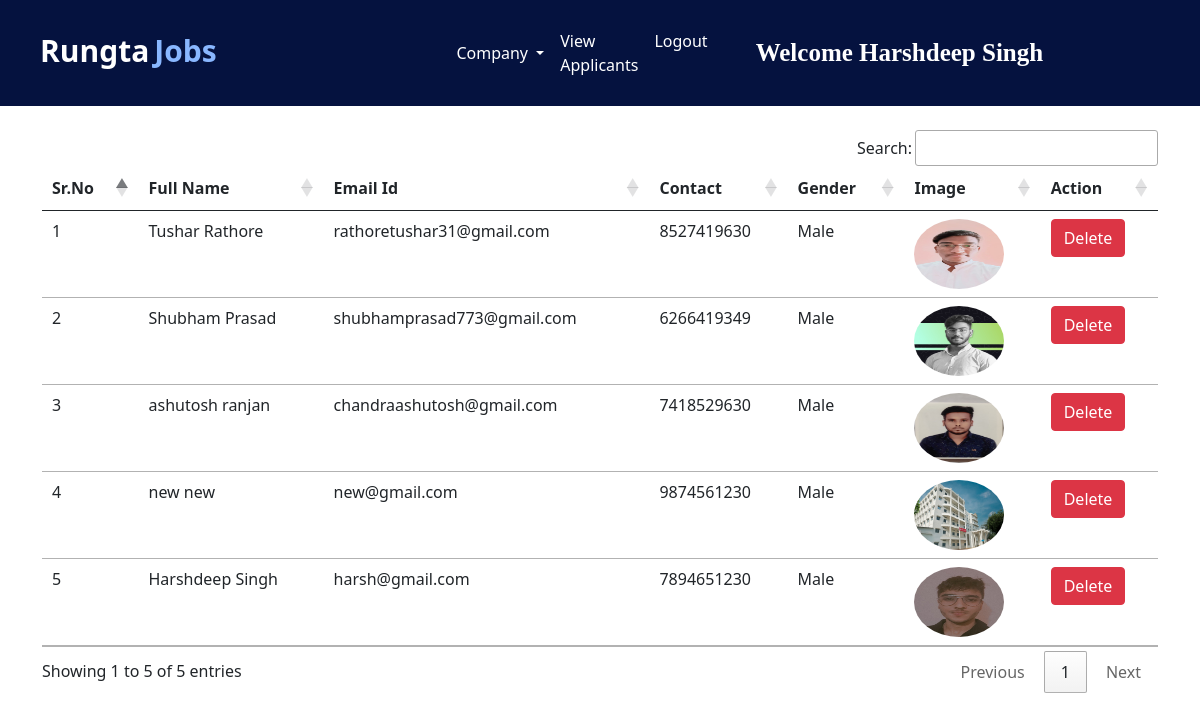
The app's page /view_applicants/ (signed in) with its own data.
### jobs/models.py (models this page shows, shortened)
class Applicant(models.Model):
    user = models.ForeignKey(User, on_delete=models.CASCADE)
    phone = models.CharField(max_length=10)
    image = models.ImageField(upload_to="")
    gender = models.CharField(max_length=10)
    type = models.CharField(max_length=15)

### jobs/views.py (the view)
# urls.py: path("view_applicants/", views.view_applicants, name="view_applicants"),
def view_applicants(request):
    if not request.user.is_authenticated:
        return redirect("/admin_login")
    applicants = Applicant.objects.all()
    return render(request, "view_applicants.html", {'applicants':applicants})

### jobs/templates/view_applicants.html (shortened to what this page needs)
{% extends 'admin_navbar.html' %}
{% block view_applicants %} active {% endblock %}
{% block body %}
<div class="container mt-4">
<table class="table table-hover" id="example">
    <thead>
        <tr>
            <th>Sr.No</th>
            <th>Full Name</th>
            <th>Email Id</th>
            <th>Contact</th>
            <th>Gender</th>
            <th>Image</th>
            <th>Action</th>
        </tr>
    </thead>
    <tbody>
        {% for applicant in applicants %}
        <tr>
            <td>{{forloop.counter}}</td>
            <td>{{applicant.user.get_full_name}}</td>
            <td>{{applicant.user.email}}</td>
            <td>{{applicant.phone}}</td>
            <td>{{applicant.gender}}</td>
            <td><img src="{{applicant.image.url}}" class="rounded-circle" width="90px" height="70px"></td>
            <td><a href="/delete_user/{{applicant.user.id}}/" class="btn btn-danger" onclick="return confirm('Are you sure you want to delete this applicant?')">Delete</a></td>
        </tr>
        {% endfor %}
    </tbody>
</table>
</div>
{% endblock %}

### jobs/templates/admin_navbar.html (shortened to what this page needs)
<!doctype html>
<html lang="en">
<head>
  <link href="https://cdn.jsdelivr.net/npm/bootstrap@5.0.2/dist/css/bootstrap.min.css" rel="stylesheet"
>
  <link rel="stylesheet" href="https://cdn.datatables.net/1.10.25/css/jquery.dataTables.min.css">
  <link rel="stylesheet" href="https://cdn.datatables.net/buttons/1.7.1/css/buttons.dataTables.min.css">
</head>
<body>
  <nav class="navbar navbar-expand-lg navbar-dark">
      <a class="navbar-brand" href="/"><span class="head1">Rungta</span><span class="head2">Jobs</span></a>
      <div class="container w-50">
      <div class="collapse navbar-collapse" id="navbarSupportedContent">
        <ul class="navbar-nav me-auto mb-2 mb-lg-0">
          <div class="collapse navbar-collapse" id="navbarNavDarkDropdown">
            <ul class="navbar-nav">
              <li class="nav-item dropdown">
                <a class="nav-link active dropdown-toggle" href="#" id="navbarDarkDropdownMenuLink" role="button" data-bs-toggle="dropdown" aria-expanded="false">
                  Company
                </a>
              </li>
            </ul>
          </div>
          <li class="nav-item">
            <a class="nav-link {% block view_applicants %} {% endblock %}" href="/view_applicants/">View Applicants</a>
          </li>
          <li class="nav-item">
            <a class="nav-link active" href="/logout/">Logout</a>
          </li>
        </ul>
        <a class="navbar-brand name" style="font-weight: bold; font-family: 'Times New Roman', Times, serif;" href="#">Welcome {{request.user.get_full_name}}</a>
      </div>
      </div>
  </nav>
  {% block body %}
  {% endblock %}
</body>
</html>

### jobs/templates/admin_navbar.html (style rules this page uses)
.navbar { background-color: #05123F; }
.head1 { color: white; font-weight: bold; height: 50px; }
.head2 { color: #89b7ff; font-weight: bold; }
.navbar-brand { padding:20px 40px; font-size:30px; display:flex; gap:5px; }
.name { text-transform:capitalize; font-size:25px; }

### records on screen
Applicant: user.get_full_name "Tushar Rathore", user.email "rathoretushar31@gmail.com", phone "8527419630", gender "Male", image (picture)
Applicant: user.get_full_name "Shubham Prasad", user.email "shubhamprasad773@gmail.com", phone "6266419349", gender "Male", image (picture)
Applicant: user.get_full_name "ashutosh ranjan", user.email "chandraashutosh@gmail.com", phone "7418529630", gender "Male", image (picture)
Applicant: user.get_full_name "new new", user.email "new@gmail.com", phone "9874561230", gender "Male", image (picture)
Applicant: user.get_full_name "Harshdeep Singh", user.email "harsh@gmail.com", phone "7894651230", gender "Male", image (picture)

### other values on screen
{{ request.user.get_full_name }} "Harshdeep Singh"
